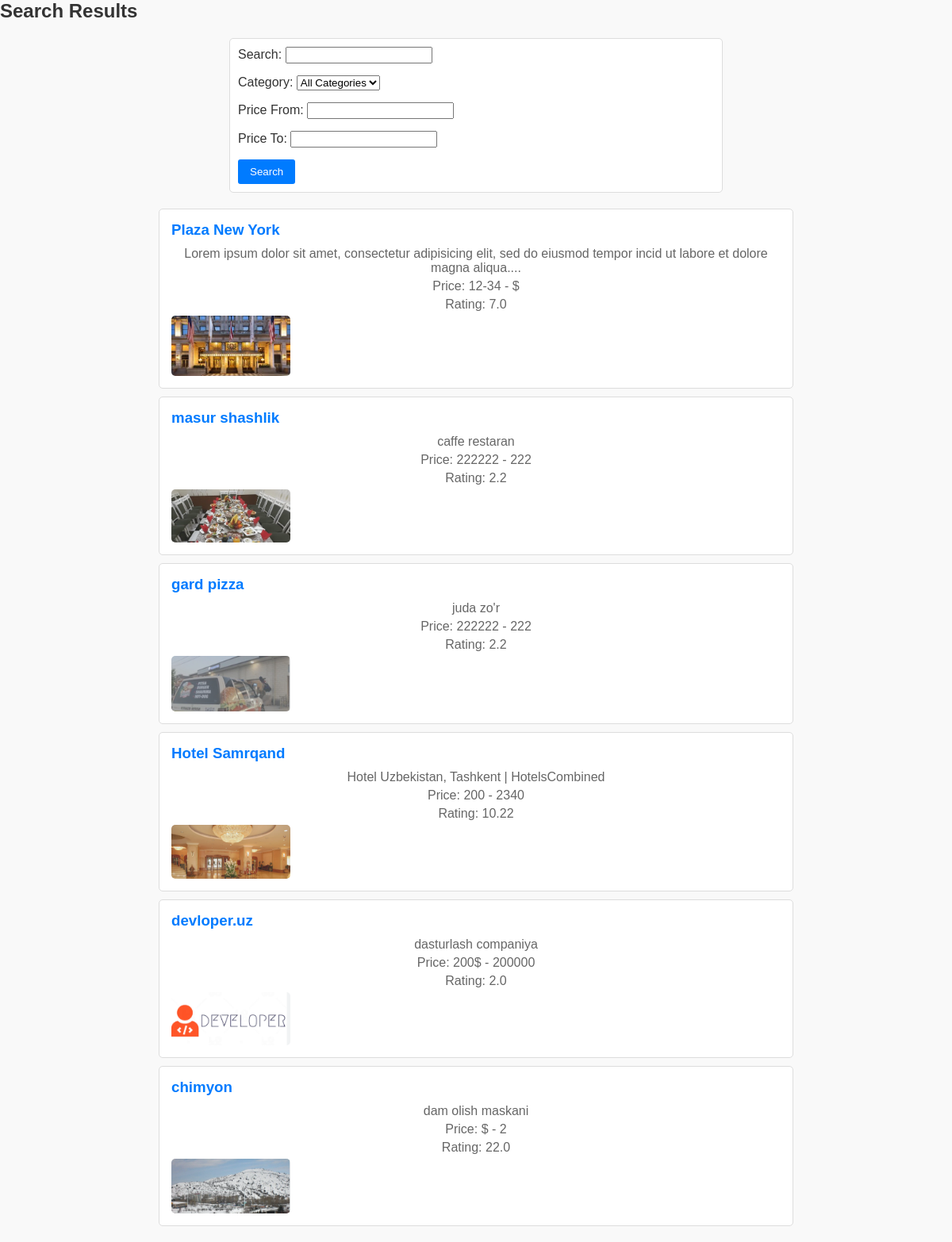
The app's page /search/ with its own data.
### hotel/models.py (models this page shows, shortened)
class ExploreItem(models.Model):
    CATEGORY_CHOICES = [
        ('restaurant', 'Restaurant'),
        ('hotel', 'Hotel'),
        ('destination', 'Destination'),
        ('real_estate', 'Real Estate'),
        ('automotion', 'Automotion'),
    ]
    title = models.CharField(max_length=255, verbose_name = 'Nomi')
    description = models.TextField(verbose_name = 'Haqida')
    rating = models.FloatField(verbose_name = 'Reyting')
    ratings_count = models.PositiveIntegerField()
    price_from = models.CharField(max_length=50, verbose_name = 'Narxi')
    price_to = models.CharField(max_length=50)
    category = models.CharField(max_length=50, choices=CATEGORY_CHOICES)
    image = models.ImageField(upload_to='', verbose_name='Mehmonxona rasmi')
    person_image = models.ImageField(upload_to='hotel/people/', verbose_name='Odam rasmi')
    person_name = models.CharField(max_length=255)
    is_open = models.BooleanField(default=False, verbose_name='Ochiq yoki yopiq')
    button_label = models.CharField(max_length=50, default="best rated")
    map_link = models.URLField(blank=True, null=True)
    class Meta:
        db_table = ''
        managed = True
        verbose_name = 'Mehmonxona'
        verbose_name_plural = 'Mehmonxonalar'

### hotel/views.py (the view)
# urls.py: path('search/', search_view, name='search'),
def search_view(request):
    form = SearchForm(request.GET)
    items = ExploreItem.objects.all()  # Barcha ob'ektlarni olish
    if form.is_valid():
        query = form.cleaned_data.get('query')  # Qidiruv matnini olish
        category = form.cleaned_data.get('category')  # Kategoriyani olish
        price_from = form.cleaned_data.get('price_from')  # Narx diapazonidan boshlash
        price_to = form.cleaned_data.get('price_to')  # Narx diapazonigacha
        if query:
            items = items.filter(title__icontains=query)  # Nomi bo'yicha qidirish
        if category:
            items = items.filter(category=category)  # Kategoriyaga qarab filtrlash
        if price_from:
            items = items.filter(price_from__gte=price_from)  # Narxning minimal qiymati
        if price_to:
            items = items.filter(price_to__lte=price_to)  # Narxning maksimal qiymati
    return render(request, 'search_results.html', {'form': form, 'items': items})

### hotel/forms.py
class SearchForm(forms.Form):
    query = forms.CharField(max_length=100, required=False, label='Search')  # Matn bo'yicha qidiruv
    category = forms.ChoiceField(choices=[('', 'All Categories'), ('restaurant', 'Restaurant'), ('hotel', 'Hotel'), ('destination', 'Destination'), ('real_estate', 'Real Estate'), ('automotion', 'Automotion')], required=False, label='Category')
    price_from = forms.CharField(max_length=50, required=False, label='Price From')  # Narx diapazoni
    price_to = forms.CharField(max_length=50, required=False, label='Price To')  # Narx diapazoni

### templates/search_results.html (shortened to what this page needs)
{% block content %}
    <h2>Search Results</h2>
    <form method="GET" action="{% url 'search' %}">
        {{ form.as_p }}
        <button type="submit">Search</button>
    </form>
    <div class="search-results">
        {% if items %}
            <ul>
                {% for item in items %}
                    <li>
                        <h3>{{ item.title }}</h3>
                        <p>{{ item.description }}</p>
                        <p>Price: {{ item.price_from }} - {{ item.price_to }}</p>
                        <p>Rating: {{ item.rating }}</p>
                        <img src="{{ item.image.url }}" alt="{{ item.title }}">
                    </li>
                {% endfor %}
            </ul>
        {% else %}
            <p>No results found.</p>
        {% endif %}
    </div>
{% endblock %}

### templates/search_results.html (style rules this page uses)
form { margin: 20px auto; padding: 10px; max-width: 600px; border: 1px solid #ddd; border-radius: 5px; background-color: #fff; }
form p { margin: 0 0 15px; }
form button { background-color: #007bff; color: #fff; padding: 8px 15px; border: none; border-radius: 3px; cursor: pointer; }
.search-results ul { list-style: none; padding: 0; margin: 20px auto; max-width: 800px; }
.search-results li { padding: 15px; margin: 10px 0; border: 1px solid #ddd; border-radius: 5px; background-color: #fff; }
.search-results h3 { margin: 0 0 10px; color: #007bff; }
.search-results p { margin: 5px 0; }
.search-results img { max-width: 150px; height: auto; border-radius: 5px; }
.search-results p { text-align: center; color: #666; }

### records on screen
ExploreItem: title "Plaza New York", description "Lorem ipsum dolor sit amet, consectetur adipisicing elit, sed do eiusmod tempor incid ut labore et dolore magna aliqua....", price_from "12-34", price_to "$", rating "7.0", image (picture)
ExploreItem: title "masur shashlik", description "caffe restaran", price_from "222222", price_to "222", rating "2.2", image (picture)
ExploreItem: title "gard pizza", description "juda zo'r", price_from "222222", price_to "222", rating "2.2", image (picture)
ExploreItem: title "Hotel Samrqand", description "Hotel Uzbekistan, Tashkent | HotelsCombined", price_from "200", price_to "2340", rating "10.22", image (picture)
ExploreItem: title "devloper.uz", description "dasturlash companiya", price_from "200$", price_to "200000", rating "2.0", image (picture)
ExploreItem: title "chimyon", description "dam olish maskani", price_from "$", price_to "2", rating "22.0", image (picture)
